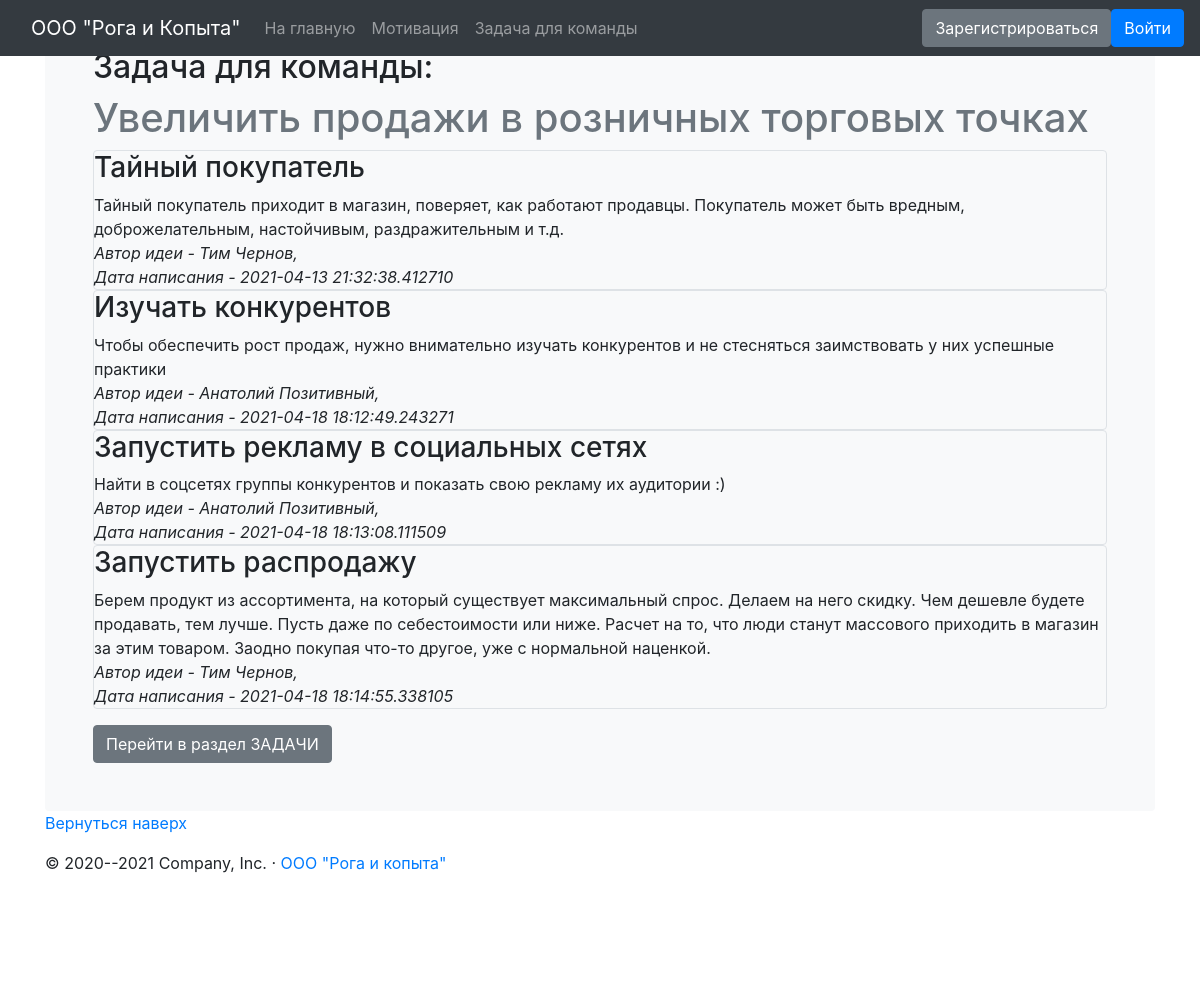
The page /problem on the database its author committed.
### data/problems.py (models this page shows)
class Problems(SqlAlchemyBase):
    __tablename__ = 'problems'
    id = sqlalchemy.Column(sqlalchemy.Integer,
                           primary_key=True, autoincrement=True)
    title = sqlalchemy.Column(sqlalchemy.String, nullable=True)
    content = sqlalchemy.Column(sqlalchemy.String, nullable=True)
    created_date = sqlalchemy.Column(sqlalchemy.DateTime,
                                     default=datetime.datetime.now)
    is_private = sqlalchemy.Column(sqlalchemy.Boolean, default=True)
    user_id = sqlalchemy.Column(sqlalchemy.Integer,
                                sqlalchemy.ForeignKey("users.id"))
    user = orm.relation('User')

### data/users.py (models this page shows, shortened)
class User(SqlAlchemyBase, UserMixin):
    __tablename__ = 'users'
    id = sqlalchemy.Column(sqlalchemy.Integer,
                           primary_key=True, autoincrement=True)
    name = sqlalchemy.Column(sqlalchemy.String, nullable=True)
    position = sqlalchemy.Column(sqlalchemy.String, nullable=True)
    email = sqlalchemy.Column(sqlalchemy.String,
                              index=True, unique=True, nullable=True)
    hashed_password = sqlalchemy.Column(sqlalchemy.String, nullable=True)
    created_date = sqlalchemy.Column(sqlalchemy.DateTime,
                                     default=datetime.datetime.now)
    problems = orm.relation("Problems", back_populates='user')

### app.py (the view)
@app.route('/problem')
def problem():
    db_sess = db_session.create_session()
    if current_user.is_authenticated:
        problems = db_sess.query(Problems).filter(
            (Problems.user == current_user) | (Problems.is_private != True))
    else:
        problems = db_sess.query(Problems).filter(Problems.is_private != True)
    return render_template("problem.html", problems=problems)

### data/db_session.py (called while the page is built)
def create_session() -> Session:
    global __factory
    return __factory()

### templates/problem.html (shortened to what this page needs)
{% extends 'base.html' %}
{% block body %}
<h2>Задача для команды: </h2>
<span class="text-muted"><font style="vertical-align: inherit;">
    <h1>  Увеличить продажи в розничных торговых точках</h1> </font> </span>
{% for item in problems%}
<div class="col-md6 border rounded">
    <h3>{{item.title}}</h3>
    <div>
        {{item.content}}
    </div>
    <div >
        <i> Автор идеи - {{item.user.name}}, <br> Дата написания - {{item.created_date}} </i>
    </div>
</div>
{% endfor %}
{% endblock %}

### templates/base.html (shortened to what this page needs)
<!doctype html>
<html lang="ru">
<head>
     <link rel="stylesheet" href="{{ url_for('static', filename='css/main.css') }}">
    <link rel="stylesheet" href="https://stackpath.bootstrapcdn.com/bootstrap/4.4.1/css/bootstrap.min.css">
</head>
<body>
<nav class="navbar navbar-expand-md navbar-dark fixed-top bg-dark">
  <div class="container-fluid">
    <a class="navbar-brand" href="https://ru.wikipedia.org/wiki/%D0%A0%D0%BE%D0%B3%D0%B0_%D0%B8_%D0%BA%D0%BE%D0%BF%D1%8B%D1%82%D0%B0_(%D0%B7%D0%BD%D0%B0%D1%87%D0%B5%D0%BD%D0%B8%D1%8F)">ООО "Рога и Копыта"</a>
    <div class="collapse navbar-collapse" id="navbarCollapse">
      <ul class="navbar-nav me-auto mb-2 mb-md-0">
        <li class="nav-item">
          <a class="nav-link" aria-current="page" href="/">На главную</a>
        </li>
        <li class="nav-item">
          <a class="nav-link" href="/about">Мотивация</a>
        </li>
          <li class="nav-item">
          <a class="nav-link" href="/problem">Задача для команды</a>
        </li>
    </div>
  </div>
    {% if current_user.is_authenticated %}
    <a class="navbar-brand" href="/logout">{{ current_user.name }}</a>
{% else %}
        <a class="btn btn-secondary" href="/register">Зарегистрироваться</a>
        <a class="btn btn-primary " href="/login">Войти</a>
{% endif %}
</nav>
<main class="container">
  <div class="bg-light p-5 rounded">
  {% block body %}{% endblock %}
      <a class="btn btn-secondary" href="/problem" role="button">Перейти в раздел ЗАДАЧИ</a>
  </div>
</main>
  <footer class="container">
    <p class="float-end"><a href="#"><font style="vertical-align: inherit;"><font style="vertical-align: inherit;">Вернуться наверх</font></font></a></p>
    <p><font style="vertical-align: inherit;"><font style="vertical-align: inherit;">© 2020--2021 Company, Inc. </font><font style="vertical-align: inherit;">· </font></font><a href="https://ru.wikipedia.org/wiki/%D0%A0%D0%BE%D0%B3%D0%B0_%D0%B8_%D0%BA%D0%BE%D0%BF%D1%8B%D1%82%D0%B0_(%D0%B7%D0%BD%D0%B0%D1%87%D0%B5%D0%BD%D0%B8%D1%8F)"><font style="vertical-align: inherit;"><font style="vertical-align: inherit;">ООО "Рога и копыта"</font></font></a></p>
  </footer>
<div class="goog-te-spinner-pos"><div class="goog-te-spinner-animation"><svg xmlns="http://www.w3.org/2000/svg" class="goog-te-spinner" width="96px" height="96px" viewBox="0 0 66 66"><circle class="goog-te-spinner-path" fill="none" stroke-width="6" stroke-linecap="round" cx="33" cy="33" r="30"></circle></svg></div></div></body>
</body>
</html>

### rows shown on the page
Problems: title "Тайный покупатель", content "Тайный покупатель приходит в магазин, поверяет, как работают продавцы. Покупатель может быть вредным, доброжелательным, настойчивым, раздражительным и т.д.", user.name "Тим Чернов", created_date "2021-04-13 21:32:38.412710"
Problems: title "Изучать конкурентов", content "Чтобы обеспечить рост продаж, нужно внимательно изучать конкурентов и не стесняться заимствовать у них успешные практики", user.name "Анатолий Позитивный", created_date "2021-04-18 18:12:49.243271"
Problems: title "Запустить рекламу в социальных сетях", content "Найти в соцсетях группы конкурентов и показать свою рекламу их аудитории :)", user.name "Анатолий Позитивный", created_date "2021-04-18 18:13:08.111509"
Problems: title "Запустить распродажу", content "Берем продукт из ассортимента, на который существует максимальный спрос. Делаем на него скидку. Чем дешевле будете продавать, тем лучше. Пусть даже по себестоимости или ниже. Расчет на то, что люди станут массового приходить в магазин за этим товаром. Заодно покупая что-то другое, уже с нормальной наценкой.", user.name "Тим Чернов", created_date "2021-04-18 18:14:55.338105"
